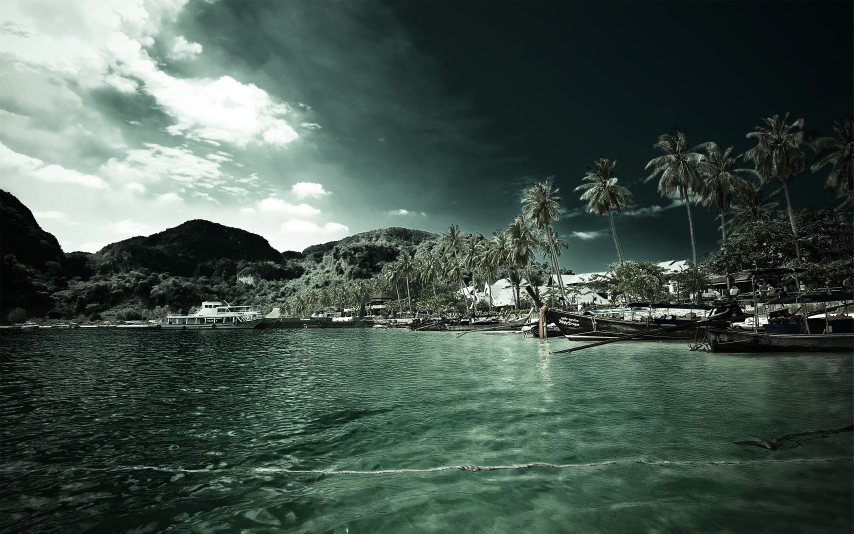
#> input picture backgrounds/12312.jpg, 2560 x 1600 px (shown at 1/3 size); its folder holds only this picture in this run
$ python main.py
#> lines starting #> are read from the running program, lines starting #| are printed output that depends on the picture
### Shapes.py
import colorsys
import glob
import math
import random

import cv2
import numpy as np
import constants

"""
class Shapes():
    def __init__(self):
        self.shape = random.sample(constants.shapes,1)[0]
        self.size = random.randint(constants.min_size, constants.max_size)
        self.color = colorsys.hsv_to_rgb(random.random(), random.random(), (random.random()+1)/2)
        self.e1 = random.randint(1,int(self.size/4))
        self.e2 = random.randint(1,int(self.size/4))
        self.axis1 = random.randint(1, int(self.size/2))
        self.axis2 = random.randint(1, int(self.size/2))
        self.angle = random.randint(0,359)

    def get_pts(self, x, y):
        if(self.shape == "triangle"):
            pts1 = (int(x), int(y - math.floor(math.sqrt(3) / 2 * self.size)))
            pts2 = (int(x - math.floor(self.size / 3)), int(y - math.floor(self.size / 2)))
            pts3 = (int(x + math.floor(self.size / 3)), int(y - math.floor(self.size / 2)))
            return np.array([pts1, pts2, pts3])

        elif(self.shape == "rectangle"):
            pts1 = (int(x - self.size/2 + self.e1),int(y - self.size/2 + self.e2 ))
            pts2 = (int(x + self.size/2 - self.e1),int(y - self.size/2 + self.e2))
            pts3 = (int(x + self.size/2 - self.e1),int(y + self.size/2 - self.e2))
            pts4 = (int(x - self.size/2 + self.e1),int(y + self.size/2 - self.e2))
            return np.array([pts1, pts2, pts3,pts4])

        elif(self.shape == "circle"):
            pass
"""

class Shapes():
    def __init__(self):
        self.background_name = random.sample(glob.glob(constants.back_ground_address),1)[0]
        self.background = cv2.resize(cv2.imread(self.background_name),(640,480))
        self.size = int(random.random() * (constants.max_size - constants.min_size) + constants.min_size)
        self.icon_name = random.sample(glob.glob(constants.icons_address), 1)[0]
        icon = cv2.imread(self.icon_name)
        icon = cv2.resize(icon, (50, 50))
        self.icon = cv2.resize(icon, (self.size, self.size))
        self.icons = [Icons() for _ in range(constants.number_of_icons)]


class Icons():
    # [10 lines left out: function __init__, not called in this run]

### main.py
import os

import constants
from One_Batch import One_Batch
from Shapes import Shapes
from constants import *
import random

class Create_Dataset():
    def __init__(self):
        self.datasets_size = constants.datasets_size
        self.batch_size = constants.batch_size
        self.root_name = "./Data"

    def create(self):
        self.dataset_dir = self.find_dataset_dir()
        for i in range(self.datasets_size):

            # select shape
            shape = Shapes()
            print(f"creating batch{i}, background:{shape.background_name[-8:-4]}, icon:{shape.icon_name[-8:-4]}")
            one_batch = One_Batch(self.batch_size, shape, self.dataset_dir)
            one_batch.create()

    def create_root_directory(self):
        if(not os.path.isdir(self.root_name)):
            os.mkdir(self.root_name)

    def find_dataset_dir(self):
        self.create_root_directory()
        i = 0
        while(os.path.isdir(self.root_name + f"/dataset{i}")):
            i += 1
#> the loop in create, `for i in range(self.datasets_size):` made 1 pass
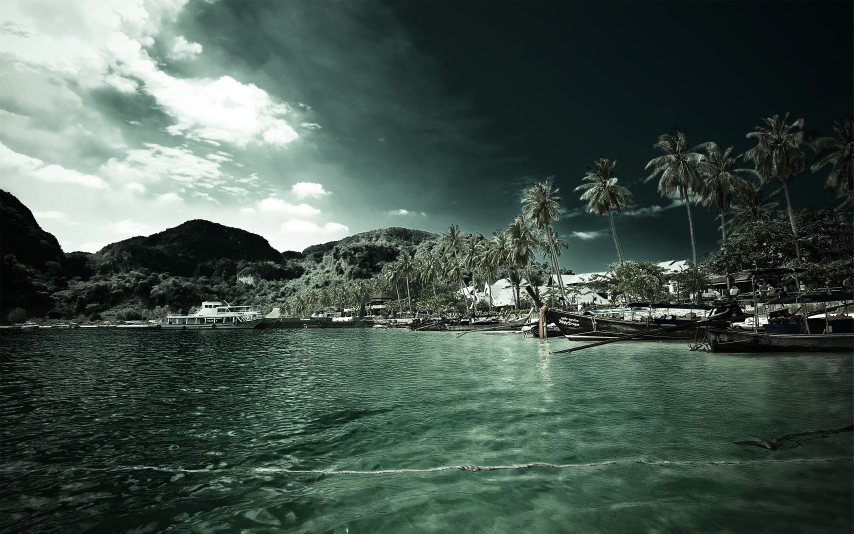
#> input picture backgrounds/12312.jpg, 2560 x 1600 px (shown at 1/3 size)
#> pass 1, in __init__, `self.background = cv2.resize(cv2.imread(self.background_name),(640,480))`:
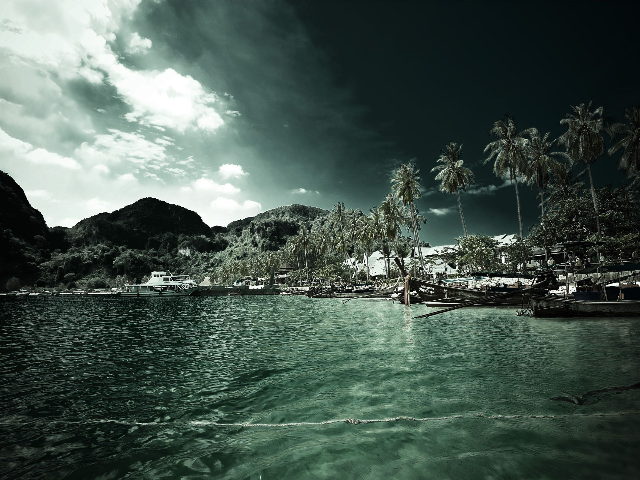
#> self.background: shape (480, 640, 3); mean B, G, R 78.8, 87, 70.4
        os.mkdir(self.root_name + f"/dataset{i}")
        return self.root_name + f"/dataset{i}"

if __name__ == "__main__":
    data_set = Create_Dataset()
#> (the run stopped early here; a loop or call above may not have finished)

$ run again, on backgrounds/189612.jpg
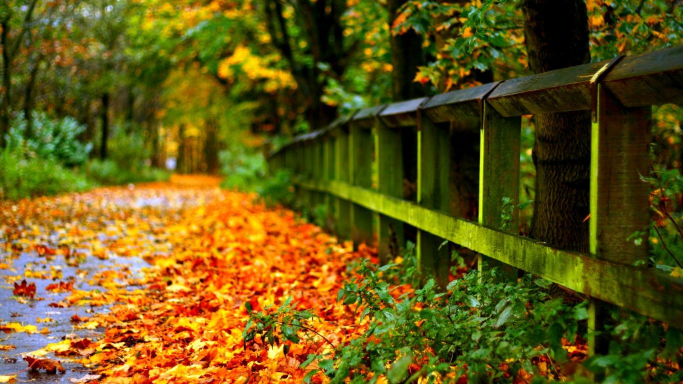
#> input picture backgrounds/189612.jpg, 1366 x 768 px (shown at 1/2 size)
#> the loop in create, `for i in range(self.datasets_size):` made 1 pass
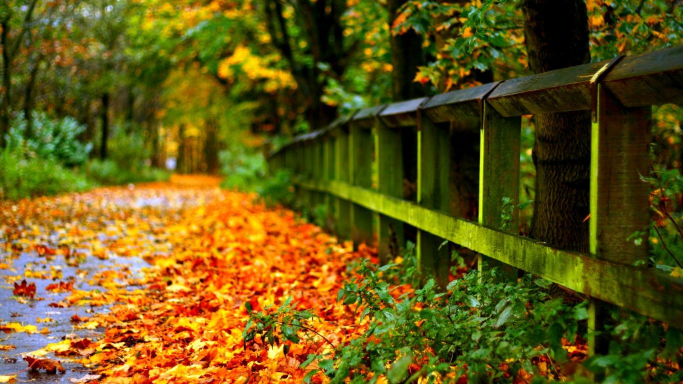
#> input picture backgrounds/189612.jpg, 1366 x 768 px (shown at 1/2 size)
#> pass 1, in __init__, `self.background = cv2.resize(cv2.imread(self.background_name),(640,480))`:
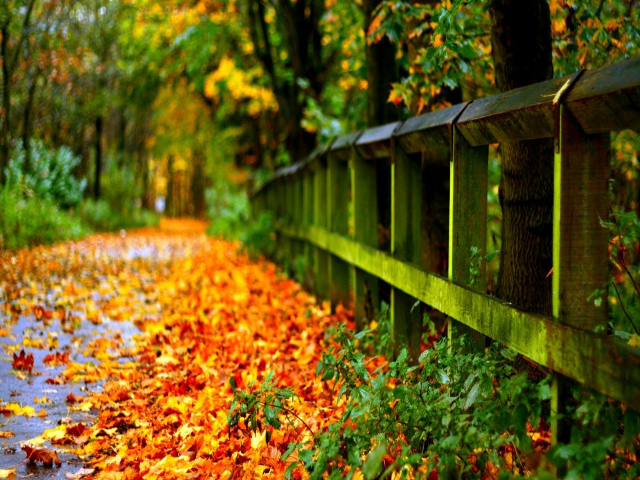
#> self.background: shape (480, 640, 3); mean B, G, R 21.5, 87.6, 102.9

$ run again, on backgrounds/1357525.jpg
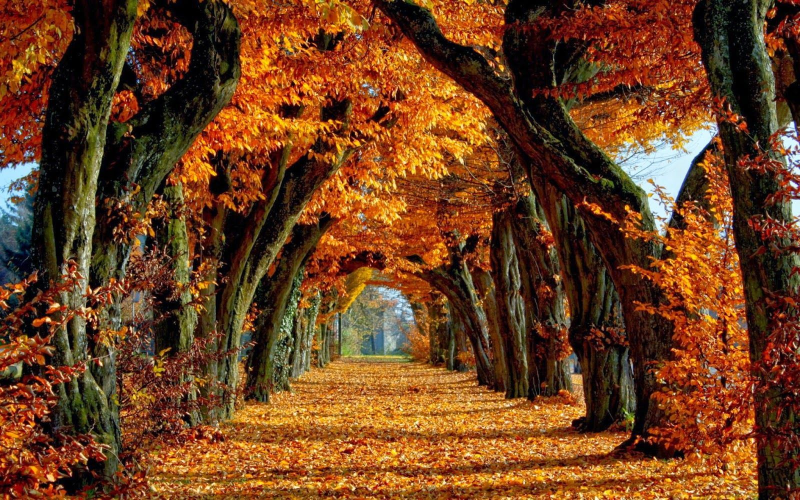
#> input picture backgrounds/1357525.jpg, 1600 x 1000 px (shown at 1/2 size)
#> the loop in create, `for i in range(self.datasets_size):` made 1 pass
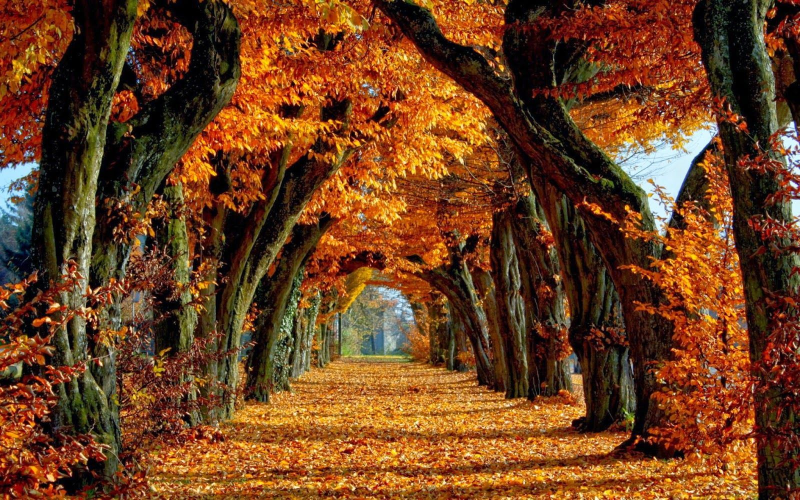
#> input picture backgrounds/1357525.jpg, 1600 x 1000 px (shown at 1/2 size)
#> pass 1, in __init__, `self.background = cv2.resize(cv2.imread(self.background_name),(640,480))`:
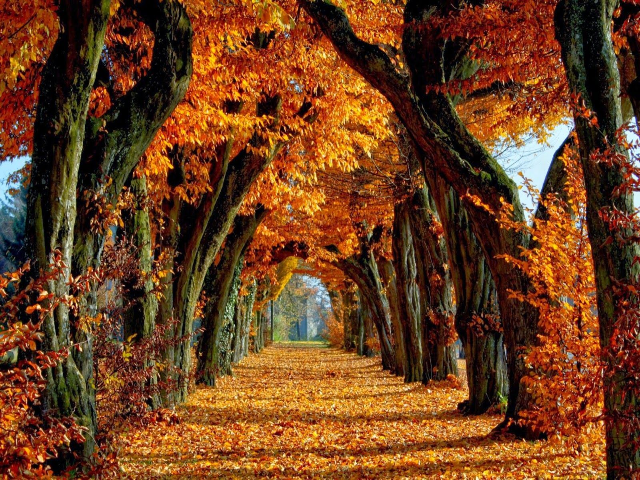
#> self.background: shape (480, 640, 3); mean B, G, R 31.7, 64.2, 110.9
